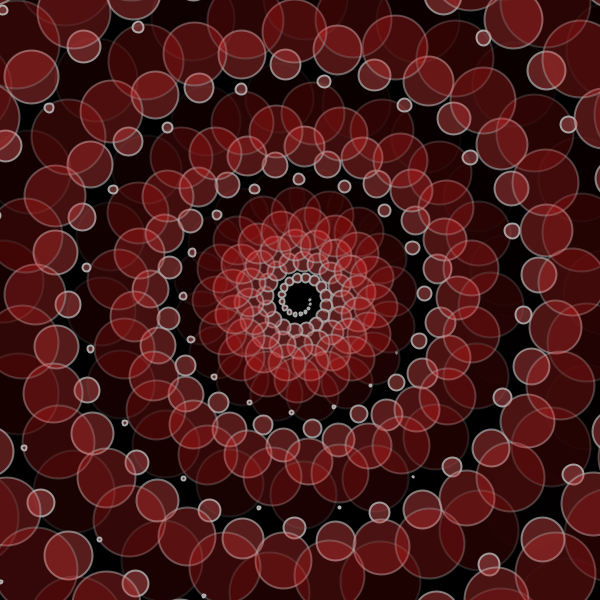
Frame 1 (no input)
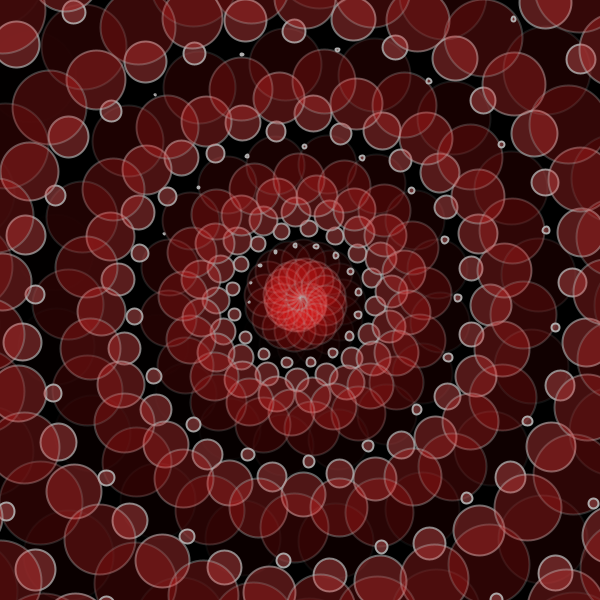
Frame 60 (the mouse pressed at the canvas centre just before this capture)
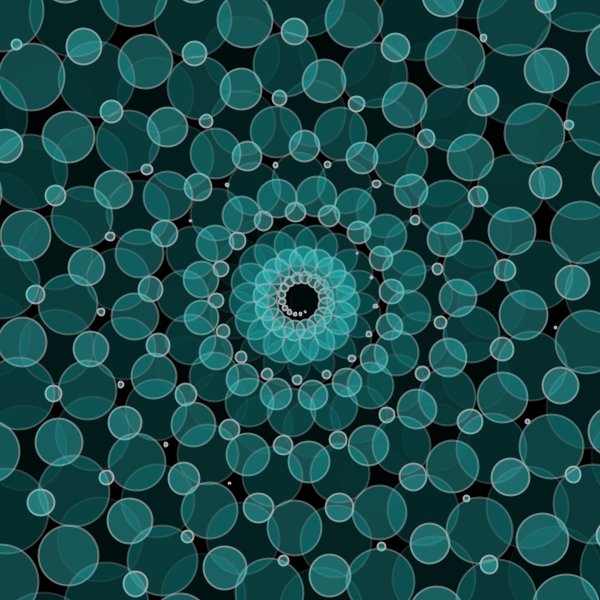
Frame 120 (the mouse held since frame 60 and released just before this capture)

The Processing sketch that drew these frames (run headless with seeded random() and noise(); from frame 60 on, the mouse is pressed at the canvas centre):

// Processing sketch: processing_151442
// ── processing_151442.pde

/*
 * Creative Coding
 * Week 2, 06 - Moving Patterns 2
 * by Indae Hwang and Jon McCormack
 * Copyright (c) 2014 Monash University
 *
 * Similar to the previous sketch, this sketch draws a grid of oscillating circles. Each circle has a "lifetime"
 * over which it grows and changes intensity and opacity. At the end of each lifetime the circle begins again.
 * Pressing the left and right arrow keys changes the lifetime of all the circles globally.
 * 
 * Another Variation, the cells are arranged in a spiral 
 * click canvas to change framerate
 * press space to pause / restart
 *
 * color is controlled through the x-mouse-position
 */

float angle = 0; 
float angleStep = 0.382;
float radiusMax, radius;
float radiusStep = 1;
float mx, my; 
float cellSize = 20; 
float sizeStep = 0.075;
int frame_rate_value;
boolean doLoop = true; 

void setup() {
  size(600, 600); 
  background(0); 
  smooth(); 
  colorMode(HSB, 360, 100, 100);

  frame_rate_value = 100;

  radiusMax = width;
  radius = 10;
  mx = width/2; 
  my = height/2;
}

void draw() {
  background(0); 
  
  if(mousePressed){
    frame_rate_value = (int) map(mouseX, 0, width, 2, 120);
    println("Current frame Rate is: " + frame_rate_value);
  }
  
  radius = radius = 10; 
  angle = 0; 
  cellSize = 20; 
  int counter = 0;   

  while (radius < radiusMax) {
    float x = mx + radius * cos(angle);
    float y = my + radius * sin(angle);

    movingCircle(x, y, cellSize, counter); 

    angle += angleStep; 
    radius += radiusStep;
    cellSize += sizeStep;
    counter++;
  }
}

void movingCircle(float x, float y, float size, int offset) {
  float circleAge;
  float circlePeriod = (float)frame_rate_value;  

  circleAge = (float) ((frameCount + offset) % (int)circlePeriod) / circlePeriod;

  float circleSize = size * 2.0 * sin(circleAge * HALF_PI); 

  strokeWeight(2);
  stroke(255, lerp(255, 0, circleAge));

  float h = map(mouseX, 0, width, 0, 360);
  fill(h, lerp(50, 100, circleAge), lerp(50, 100, circleAge), lerp(200, 0, circleAge)); 

  ellipse(x, y, circleSize, circleSize);
}

void keyReleased() {

  if( key == ' '){
    if(doLoop){
      doLoop = false; 
      noLoop(); 
    } else{
      doLoop = true; 
      loop(); 
    }
  }
}  
